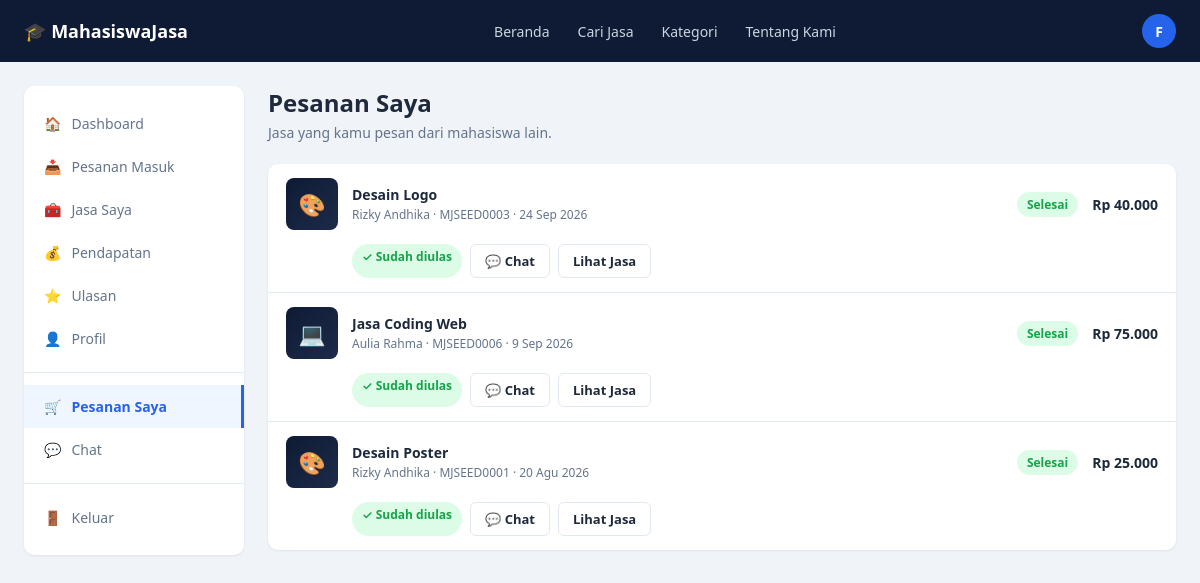
The page /pages/my_orders.php (signed in) on the database its author committed.
### tables this page shows
CREATE TABLE users (
    id INT AUTO_INCREMENT PRIMARY KEY,
    nama_lengkap VARCHAR(150) NOT NULL,
    email VARCHAR(150) NOT NULL UNIQUE,
    password VARCHAR(255) NOT NULL,            
    no_hp VARCHAR(20) DEFAULT NULL,
    universitas VARCHAR(150) DEFAULT NULL,
    prodi VARCHAR(150) DEFAULT NULL,
    deskripsi TEXT DEFAULT NULL,
    foto_profil VARCHAR(255) DEFAULT NULL,
    is_provider TINYINT(1) DEFAULT 0,           
    status VARCHAR(20) DEFAULT 'aktif',         
    created_at TIMESTAMP DEFAULT CURRENT_TIMESTAMP,
    updated_at TIMESTAMP DEFAULT CURRENT_TIMESTAMP ON UPDATE CURRENT_TIMESTAMP
);

CREATE TABLE pesanan (
    id INT AUTO_INCREMENT PRIMARY KEY,
    kode_pesanan VARCHAR(30) NOT NULL UNIQUE,
    jasa_id INT NOT NULL,
    buyer_id INT NOT NULL,                      
    provider_id INT NOT NULL,                   
    jumlah INT DEFAULT 1,
    catatan TEXT DEFAULT NULL,
    total_harga DECIMAL(12,2) NOT NULL,
    metode_pembayaran ENUM('transfer_bank','e_wallet','qris') DEFAULT 'transfer_bank',
    status_pembayaran ENUM('menunggu','dibayar','gagal') DEFAULT 'menunggu',
    status_pesanan ENUM('menunggu','diproses','selesai','dibatalkan') DEFAULT 'menunggu',
    created_at TIMESTAMP DEFAULT CURRENT_TIMESTAMP,
    updated_at TIMESTAMP DEFAULT CURRENT_TIMESTAMP ON UPDATE CURRENT_TIMESTAMP,
    FOREIGN KEY (jasa_id) REFERENCES jasa(id),
    FOREIGN KEY (buyer_id) REFERENCES users(id),
    FOREIGN KEY (provider_id) REFERENCES users(id)
);

CREATE TABLE jasa (
    id INT AUTO_INCREMENT PRIMARY KEY,
    user_id INT NOT NULL,                       
    kategori_id INT NOT NULL,
    judul VARCHAR(150) NOT NULL,
    deskripsi TEXT NOT NULL,
    harga DECIMAL(12,2) NOT NULL,
    estimasi_pengerjaan VARCHAR(50) DEFAULT NULL,    
    jumlah_revisi INT DEFAULT 0,
    format_file VARCHAR(100) DEFAULT NULL,           
    tipe_jasa ENUM('online','offline') DEFAULT 'online',
    thumbnail VARCHAR(255) DEFAULT NULL,
    status ENUM('aktif','nonaktif') DEFAULT 'aktif',
    created_at TIMESTAMP DEFAULT CURRENT_TIMESTAMP,
    updated_at TIMESTAMP DEFAULT CURRENT_TIMESTAMP ON UPDATE CURRENT_TIMESTAMP,
    FOREIGN KEY (user_id) REFERENCES users(id) ON DELETE CASCADE,
    FOREIGN KEY (kategori_id) REFERENCES kategori(id)
);

CREATE TABLE kategori (
    id INT AUTO_INCREMENT PRIMARY KEY,
    nama_kategori VARCHAR(100) NOT NULL,
    icon VARCHAR(50) DEFAULT NULL,              
    slug VARCHAR(100) NOT NULL UNIQUE
);

### includes/auth_functions.php (called while the page is built, shortened)
<?php
function getCurrentUser() {
    $conn = getDBConnection();
    $stmt = $conn->prepare('SELECT * FROM users WHERE id = ?');
    $stmt->bind_param('i', $_SESSION['user_id']);
    $stmt->execute();
    $result = $stmt->get_result();
    $user = $result->fetch_assoc();
    return $user;
}

### config/config.php (called while the page is built, shortened)
<?php
function clean($data) {
    return htmlspecialchars(trim((string) $data), ENT_QUOTES, 'UTF-8');
}
function formatRupiah($angka) {
    return 'Rp ' . number_format((float) $angka, 0, ',', '.');
}

### includes/helpers.php (called while the page is built, shortened)
<?php
function categoryIcon($slug) {
    $icons = [
        'desain'         => '🎨',
        'editing-video'  => '🎥',
        'pemrograman'    => '💻',
        'penulisan'      => '✍️',
        'fotografi'      => '📷',
        'penerjemahan'   => '🌐',
        'lainnya'        => '✨',
    ];
    return $icons[$slug] ?? '📦';
}
function formatTanggalIndo($datetime, $withDay = true) {
    $bulan = ['', 'Jan', 'Feb', 'Mar', 'Apr', 'Mei', 'Jun', 'Jul', 'Agu', 'Sep', 'Okt', 'Nov', 'Des'];
    $ts = strtotime($datetime);
    $out = $bulan[(int) date('n', $ts)] . ' ' . date('Y', $ts);
    return $withDay ? date('j', $ts) . ' ' . $out : $out;
}
function serviceThumbHtml($thumbnail, $kategoriSlug) {
    return categoryIcon($kategoriSlug);
}

### pages/my_orders.php (the view, shortened to what this page needs)
<?php
require_once __DIR__ . '/../config/config.php';
require_once __DIR__ . '/../includes/auth_functions.php';
require_once __DIR__ . '/../includes/helpers.php';
require_once __DIR__ . '/../includes/order_functions.php';
$orders = getBuyerOrders(currentUserId());
require_once __DIR__ . '/../includes/header.php';
?>
<div class="layout">
    <?php require __DIR__ . '/../includes/dash_sidebar.php'; ?>
    <main class="main-content">
        <h1 class="page-title">Pesanan Saya</h1>
        <p class="page-sub">Jasa yang kamu pesan dari mahasiswa lain.</p>
        <div class="card order-list">
            <?php foreach ($orders as $o):
                $unpaid = $o['status_pembayaran'] === 'menunggu' && $o['status_pesanan'] === 'menunggu';
            ?>
                <div class="order-row">
                    <div class="order-thumb"><?= serviceThumbHtml($o['thumbnail'], $o['kategori_slug']) ?></div>
                    <div>
                        <div class="order-title"><?= clean($o['judul']) ?> <?= $o['jumlah'] > 1 ? '× ' . (int) $o['jumlah'] : '' ?></div>
                        <div class="order-sub"><?= clean($o['provider_nama']) ?> · <?= clean($o['kode_pesanan']) ?> · <?= formatTanggalIndo($o['created_at']) ?></div>
                    </div>
                    <div><?= $unpaid ? '<span class="badge badge-warning">Belum dibayar</span>' : orderStatusBadge($o['status_pesanan']) ?></div>
                    <div class="order-price"><?= formatRupiah($o['total_harga']) ?></div>
                    <div class="order-actions">
                        <?php if ($o['status_pesanan'] === 'selesai'): ?>
                            <?php if ($o['review_id']): ?>
                                <span class="badge badge-success">✓ Sudah diulas</span>
                            <?php else: ?>
                                <a class="btn btn-success btn-sm" href="<?= BASE_URL ?>/pages/review_write.php?pesanan=<?= (int) $o['id'] ?>">⭐ Beri Ulasan</a>
                            <?php endif; ?>
                        <?php endif; ?>
                        <a class="btn btn-outline btn-sm" href="<?= BASE_URL ?>/pages/chat.php?user=<?= (int) $o['provider_id'] ?>&jasa=<?= (int) $o['jasa_id'] ?>">💬 Chat</a>
                        <a class="btn btn-outline btn-sm" href="<?= BASE_URL ?>/pages/service_detail.php?id=<?= (int) $o['jasa_id'] ?>">Lihat Jasa</a>
                    </div>
                </div>
            <?php endforeach; ?>
        </div>
    </main>
</div>
<?php require_once __DIR__ . '/../includes/footer.php'; ?>

### includes/header.php (shortened to what this page needs)
<?php
$currentPage = basename($_SERVER['PHP_SELF']);
$user = isLoggedIn() ? getCurrentUser() : null;
$initial = $user ? strtoupper(substr($user['nama_lengkap'], 0, 1)) : '';
?>
<!DOCTYPE html>
<html lang="id">
<head>
    <link rel="stylesheet" href="<?= BASE_URL ?>/assets/css/style.css">
    <link rel="stylesheet" href="<?= BASE_URL ?>/assets/css/dashboard.css">
</head>
<body>
<nav class="navbar">
    <div class="container">
        <a href="<?= BASE_URL ?>/pages/home.php" class="navbar-brand">🎓 MahasiswaJasa</a>
        <ul class="navbar-links">
            <li><a href="<?= BASE_URL ?>/pages/home.php" class="<?= $currentPage === 'home.php' ? 'active' : '' ?>">Beranda</a></li>
            <li><a href="<?= BASE_URL ?>/pages/browse.php" class="<?= $currentPage === 'browse.php' ? 'active' : '' ?>">Cari Jasa</a></li>
            <li><a href="<?= BASE_URL ?>/pages/browse.php#kategori">Kategori</a></li>
            <li><a href="<?= BASE_URL ?>/pages/about.php" class="<?= $currentPage === 'about.php' ? 'active' : '' ?>">Tentang Kami</a></li>
        </ul>
        <div class="navbar-actions">
            <?php if ($user): ?>
                <details class="user-menu">
                    <summary class="avatar" title="<?= clean($user['nama_lengkap']) ?>">
                        <?php if ($user['foto_profil']): ?>
                            <img src="<?= BASE_URL ?>/uploads/profile/<?= rawurlencode($user['foto_profil']) ?>" alt="">
                        <?php else: ?>
                            <?= $initial ?>
                        <?php endif; ?>
                    </summary>
                </details>
            <?php else: ?>
                <a href="<?= BASE_URL ?>/pages/login.php" class="btn btn-outline" style="color:#fff;border-color:#3B4A6B;background:transparent;">Masuk</a>
                <a href="<?= BASE_URL ?>/pages/register.php" class="btn btn-primary">Daftar</a>
            <?php endif; ?>
        </div>
    </div>
</nav>

### includes/order_functions.php (shortened to what this page needs)
<?php
function getBuyerOrders($buyerId) {
    $conn = getDBConnection();
    $sql = "SELECT p.*, j.judul, j.thumbnail, k.slug AS kategori_slug,
                   pr.nama_lengkap AS provider_nama, rv.id AS review_id
            FROM pesanan p
            JOIN jasa j ON j.id = p.jasa_id
            JOIN kategori k ON k.id = j.kategori_id
            JOIN users pr ON pr.id = p.provider_id
            LEFT JOIN review rv ON rv.pesanan_id = p.id
            WHERE p.buyer_id = ?
            ORDER BY p.created_at DESC";
    $stmt = $conn->prepare($sql);
    $stmt->bind_param('i', $buyerId);
    $stmt->execute();
    $rows = $stmt->get_result()->fetch_all(MYSQLI_ASSOC);
    return $rows;
}
function orderStatusBadge($status) {
    $map = [
        'menunggu'   => ['badge-warning', 'Menunggu'],
        'diproses'   => ['badge-info',    'Diproses'],
        'selesai'    => ['badge-success', 'Selesai'],
        'dibatalkan' => ['badge-danger',  'Dibatalkan'],
    ];
    [$class, $label] = $map[$status] ?? ['badge-muted', ucfirst($status)];
    return '<span class="badge ' . $class . '">' . $label . '</span>';
}

### assets/css/style.css (style rules this page uses)
:root { --navy: #0F1B34; --navy-light: #1C2B4A; --blue: #2563EB; --blue-dark: #1D4ED8; --bg: #F0F3F8; --white: #FFFFFF; --text: #1E293B; --text-muted: #64748B; --border: #E2E8F0; --star: #FBBF24; --success-bg: #DCFCE7; --success-text: #16A34A; --warning-bg: #FEF3C7; --warning-text: #D97706; --danger-bg: #FEE2E2; --danger-text: #DC2626; --radius: 10px; --shadow: 0 1px 3px rgba(15, 27, 52, 0.08); }
* { box-sizing: border-box; }
body { margin: 0; font-family: 'Segoe UI', -apple-system, BlinkMacSystemFont, Roboto, sans-serif; background: var(--bg); color: var(--text); }
a { text-decoration: none; color: inherit; }
ul { list-style: none; margin: 0; padding: 0; }
.container { max-width: 1200px; margin: 0 auto; padding: 0 24px; }
.navbar { background: var(--navy); color: var(--white); padding: 14px 0; }
.navbar .container { display: flex; align-items: center; justify-content: space-between; }
.navbar-brand { display: flex; align-items: center; gap: 8px; font-weight: 700; font-size: 18px; color: var(--white); }
.navbar-links { display: flex; gap: 28px; font-size: 14px; }
.navbar-links a { color: #CBD5E1; transition: color .15s; }
.navbar-actions { display: flex; align-items: center; gap: 16px; }
.navbar-actions .avatar { width: 34px; height: 34px; border-radius: 50%; background: var(--blue); display: flex; align-items: center; justify-content: center; font-size: 14px; font-weight: 600; color: var(--white); }
.layout { display: flex; max-width: 1200px; margin: 24px auto; gap: 24px; padding: 0 24px; align-items: flex-start; }
.main-content { flex: 1; min-width: 0; }
.btn { display: inline-flex; align-items: center; justify-content: center; gap: 8px; padding: 11px 20px; border-radius: 8px; border: none; font-size: 14px; font-weight: 600; cursor: pointer; transition: background .15s, transform .05s; }
.btn-outline { background: var(--white); color: var(--text); border: 1px solid var(--border); }
.card { background: var(--white); border-radius: var(--radius); box-shadow: var(--shadow); padding: 20px; }
.badge { display: inline-block; padding: 4px 10px; border-radius: 999px; font-size: 12px; font-weight: 600; }
.badge-success { background: var(--success-bg); color: var(--success-text); }
.user-menu { position: relative; }
.user-menu summary { list-style: none; cursor: pointer; }
.navbar-actions .avatar { overflow: hidden; }

### assets/css/dashboard.css (style rules this page uses)
.page-title { font-size: 24px; margin: 0 0 4px; }
.page-sub { color: var(--text-muted); font-size: 14px; margin: 0 0 22px; }
.order-list { padding: 0; overflow: hidden; }
.order-row { display: grid; grid-template-columns: 52px 1fr auto auto; gap: 14px; align-items: center; padding: 14px 18px; border-bottom: 1px solid var(--border); }
.order-row:last-child { border-bottom: none; }
.order-thumb { width: 52px; height: 52px; border-radius: 8px; overflow: hidden; background: linear-gradient(135deg, var(--navy), var(--navy-light)); display: flex; align-items: center; justify-content: center; font-size: 22px; }
.order-title { font-weight: 700; font-size: 14px; }
.order-sub { font-size: 12px; color: var(--text-muted); margin-top: 2px; }
.order-price { font-weight: 700; font-size: 14px; text-align: right; white-space: nowrap; }
.order-actions { grid-column: 2 / -1; display: flex; flex-wrap: wrap; gap: 8px; }
.btn-sm { padding: 7px 14px; font-size: 13px; border-radius: 6px; }

### rows shown on the page
users: nama_lengkap "F"
pesanan: jasa.slug "🎨", jasa.judul "Desain Logo", provider.nama_lengkap "Rizky Andhika", kode_pesanan "MJSEED0003", created_at "24 Sep 2026", total_harga "Rp 40.000", status_pesanan "✓ Sudah diulas"
pesanan: jasa.slug "💻", jasa.judul "Jasa Coding Web", provider.nama_lengkap "Aulia Rahma", kode_pesanan "MJSEED0006", created_at "9 Sep 2026", total_harga "Rp 75.000", status_pesanan "✓ Sudah diulas"
pesanan: jasa.slug "🎨", jasa.judul "Desain Poster", provider.nama_lengkap "Rizky Andhika", kode_pesanan "MJSEED0001", created_at "20 Agu 2026", total_harga "Rp 25.000", status_pesanan "✓ Sudah diulas"

### other values the page prints
$icon "🏠"
$label "Dashboard"
$icon "📥"
$label "Pesanan Masuk"
$icon "🧰"
$label "Jasa Saya"
$icon "💰"
$label "Pendapatan"
$icon "⭐"
$label "Ulasan"
$icon "👤"
$label "Profil"
$icon "🛒"
$label "Pesanan Saya"
$icon "💬"
